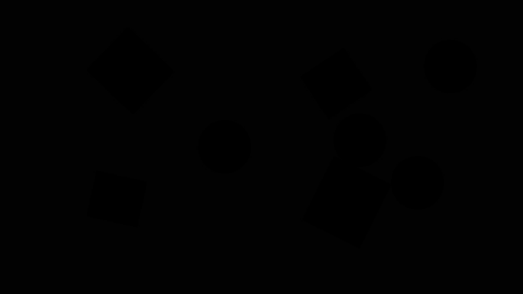
#> input picture L1H1/evi1ran/Q1.png, 523 x 295 px
$ python L1H1.py   (older library calls are emulated)
#> lines starting #> are read from the running program, lines starting #| are printed output that depends on the picture; after the words box and inside, x2 and y2 are one past the last pixel; in counts of white or black regions, pixels touching at a corner belong together
#!/usr/bin/python
# -*- coding:utf-8 -*-

import cv2
import numpy as np

# Read the picture
img = cv2.imread('Q1.png')
#> img is the input picture: shape (295, 523, 3); min 0, max 255, mean 2.6
# Separate the RGB plane
b, g, r = cv2.split(img)
# Merge a new picture to show the objectives
img2 = cv2.merge([b-1,g-1,r-1])
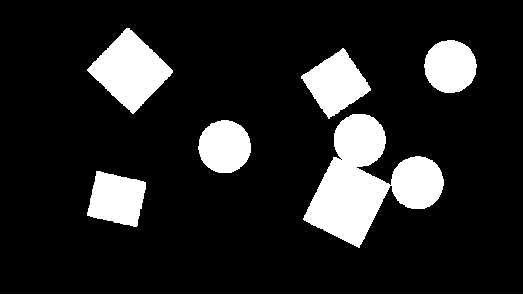
#> img2: shape (295, 523, 3); min 0, max 255, mean 38.3
# Change the picture to gray picture
gray =  cv2.cvtColor(img2,cv2.COLOR_BGR2GRAY)
# Change the picture to binary picture by threshold function
ret, binary = cv2.threshold(gray, 1, 255, cv2.THRESH_BINARY)
#> binary: shape (295, 523); 14.7% white; 7 white regions
# Recognize the contours
image, contours, hierarchy = cv2.findContours(binary, cv2.RETR_TREE, cv2.CHAIN_APPROX_SIMPLE)
#> contours = 8 contours, 2 with area under 20; largest, box (x1, y1, x2, y2) and area: (303, 114, 444, 248) 8654, (87, 28, 173, 114) 3746, (301, 48, 371, 119) 2561, (87, 171, 146, 227) 2290, (198, 120, 251, 173) 2118, (424, 40, 477, 93) 2112
# Print the number of  objectives / len of contours
print ("There are %d objectives." % len(contours))
#| There are 8 objectives.
# Show the binary picture
cv2.imshow('L1H1', binary)
cv2.waitKey(0)
cv2.destroyAllWindows()
